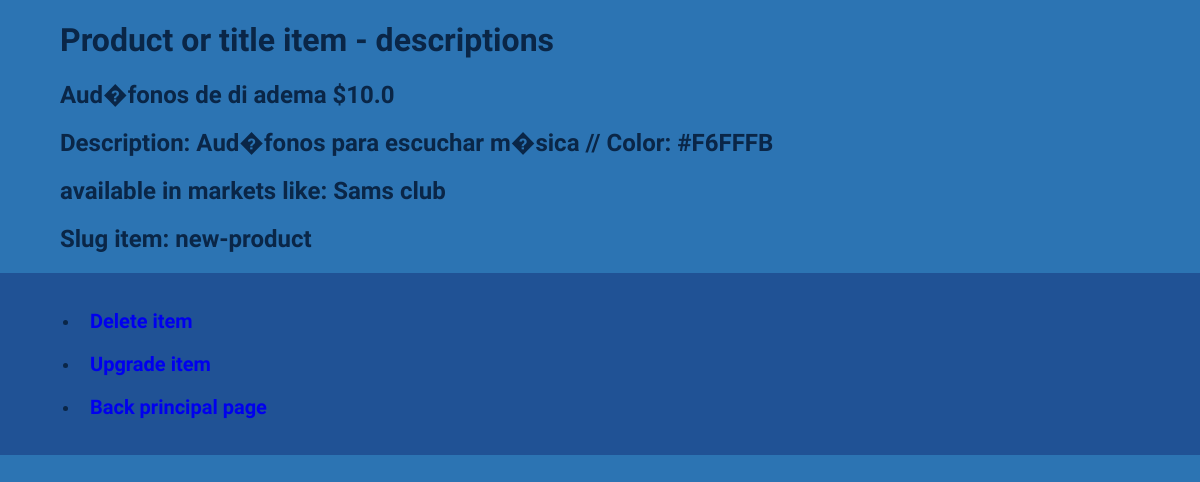
Page /detail_view/3 on the committed database.
### dear_app/models.py (models this page shows, shortened)
class Product(models.Model):
    title = models.TextField(max_length=100, default='Prducto nuevo')
    price = models.FloatField(default=100)
    description = models.CharField(max_length=100,default='On sale')
    color = ColorField(null = True)
    seller = models.ForeignKey(Market,on_delete=models.CASCADE,null=True, blank=True)
    product_dimensions = models.TextField(default='[("Altura":20),("Anchura": 5),("Longitud": 8)]')
    slug = models.SlugField(db_index=True, blank = True,default='new-product')

class Market(models.Model):
    name = models.CharField(max_length=200)
    articles = models.JSONField()
    def __str__(self):
        return self.name

### dear_app/views.py (the view)
# urls.py: path('detail_view/<int:product_id>',detail_view,name='detail_view'),
def detail_view(request,product_id):
    instance = get_object_or_404(Product,id=product_id)
    context = {
        'product': instance
    }
    return render(request, 'pages/detail_view.html',context)

### dear_app/templates/pages/detail_view.html (shortened to what this page needs)
{% load static %}
<!DOCTYPE html>
<html lang="en">
<head>
    <link rel='stylesheet' href="{% static 'dear_app/Sec Detail.css' %}">
</head>
<body>
    <h1>Product or title item - descriptions</h1>
    <h2>{{product.title}} ${{product.price}}</h2>
    <h2>Description: {{product.description}} // Color: {{product.color}}</h2>
    <h2>available in markets like: {{product.seller}}</h2>
    <h2>Slug item: {{product.slug}}</h2>
    <nav>
        <ul>
            <li><a href='/delete_view/{{product.id}}'>Delete item</a> <br><br></li>
            <li><a href='/update_view/{{product.id}}'>Upgrade item</a> <br><br></li>
            <li><a href='/list_view/'>Back principal page</a> <br></li>
        </ul>
    </nav>
</body>
</html>

### dear_app/static/dear_app/Sec Detail.css (style rules this page uses)
*,*:before,*:after { box-sizing: border-box; }
body,html { height: 100%; }
body { padding: 0; margin: 0; font-family: 'REM', sans-serif; background-color: rgb(44, 116, 179); color: rgb(10, 38, 71); }
h1,h2 { margin-left: 60px; }
nav { background-color: rgb(32, 82, 149); padding: 20px 40px; position: relative; }
a { text-decoration: none; font-weight: 700; font-size: 20px; margin-left: 10px; }

### rows in the picture
Product: title "Aud�fonos de di adema", price "10.0", description "Aud�fonos para escuchar m�sica", color "#F6FFFB", seller "Sams club", slug "new-product"
